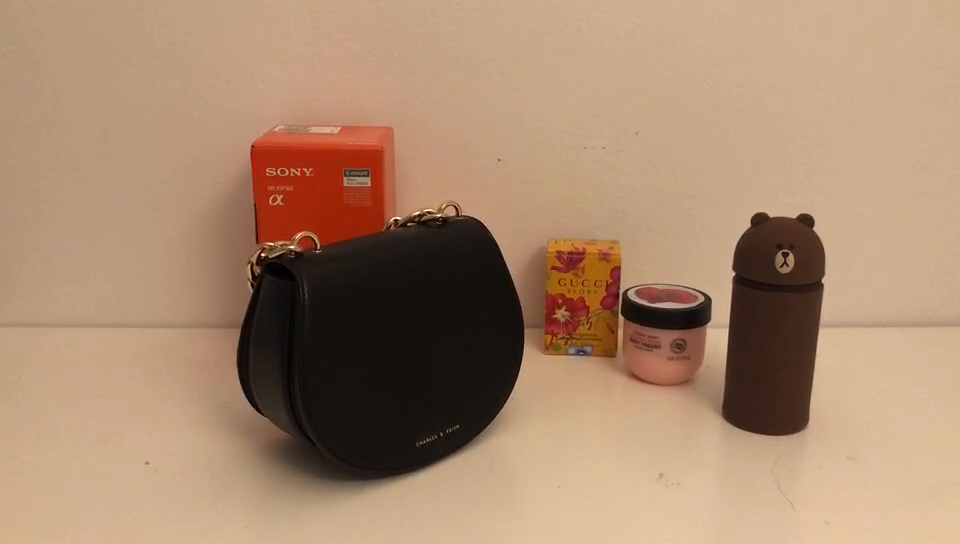
#> input picture frame 42 of HW2/hw2/video.mp4, 960 x 544 px
$ python test.py
#> lines starting #> are read from the running program, lines starting #| are printed output that depends on the picture
### HW2/hw2/submission/code/utils.py
import cv2 as cv
import numpy as np
from skimage.feature import match_template
import matplotlib.pyplot as plt
from mpl_toolkits.axes_grid1 import make_axes_locatable

# read images from video
def read_frames(path, grayscale):
#> called with path = './video.mp4', grayscale = True
    frames = []
    cap = cv.VideoCapture(path)
    while cap.isOpened():
        ret, frame = cap.read()
#> frame is the input picture: shape (544, 960, 3); mean B, G, R 111, 137.6, 169.5
        if ret == False:
            break
        if (grayscale):
            gray = cv.cvtColor(frame, cv.COLOR_BGR2GRAY)
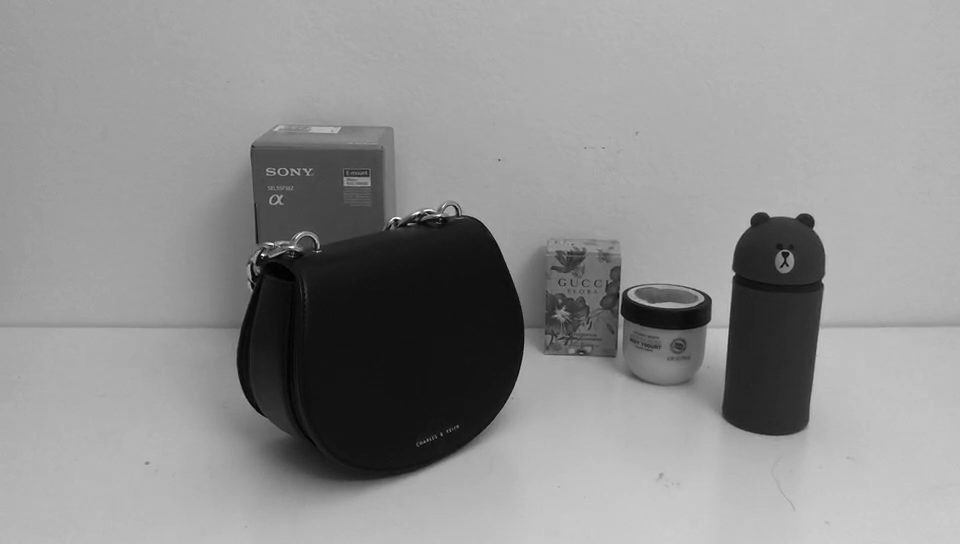
#> gray: shape (544, 960); min 0, max 254, mean 144
            frames.append(gray)
        else:
            frames.append(frame)
    cv.imwrite('first_frame.jpg', frames[0])
    if (grayscale):
        cv.imwrite('grayscale_frame.jpg', frames[0])
    return frames

# match template
# [87 lines left out: functions plot_match, plot_trace, synth, not called in this run]

### HW2/hw2/submission/code/test.py
from utils import *

# read images from video
frames = read_frames('./video.mp4', True)
originals = read_frames('./video.mp4', False)

# create template
image = frames[0]
image_orig = originals[0]
# template = image[230:370, 550:650]
template = image[300:390, 640:725]

# [10 lines of commented-out code are left out]
synth(frames, template, originals)

$ run again, starting later in the video
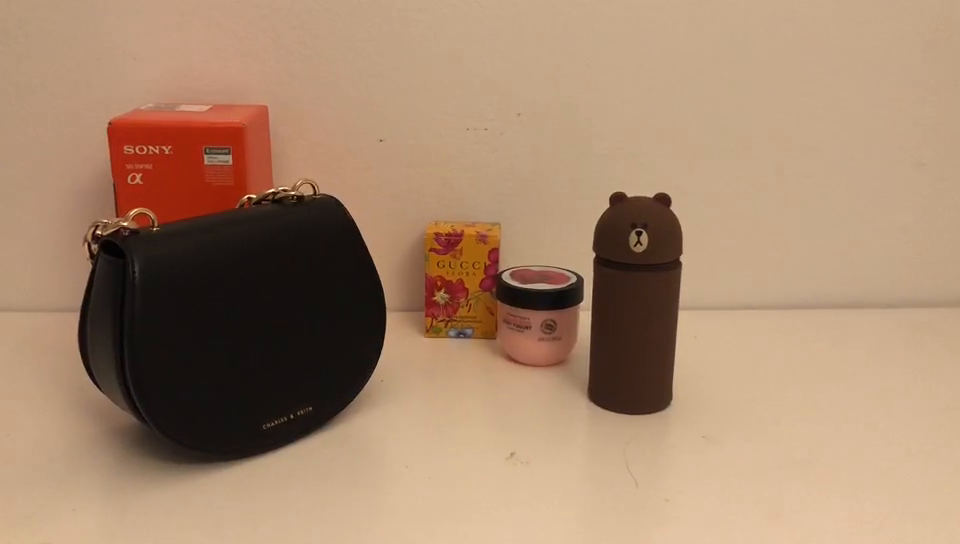
#> input picture frame 189 of HW2/hw2/video.mp4, 960 x 544 px
#> in read_frames, frame is the input picture: shape (544, 960, 3); mean B, G, R 110.4, 136.4, 168
#> in read_frames, `gray = cv.cvtColor(frame, cv.COLOR_BGR2GRAY)`:
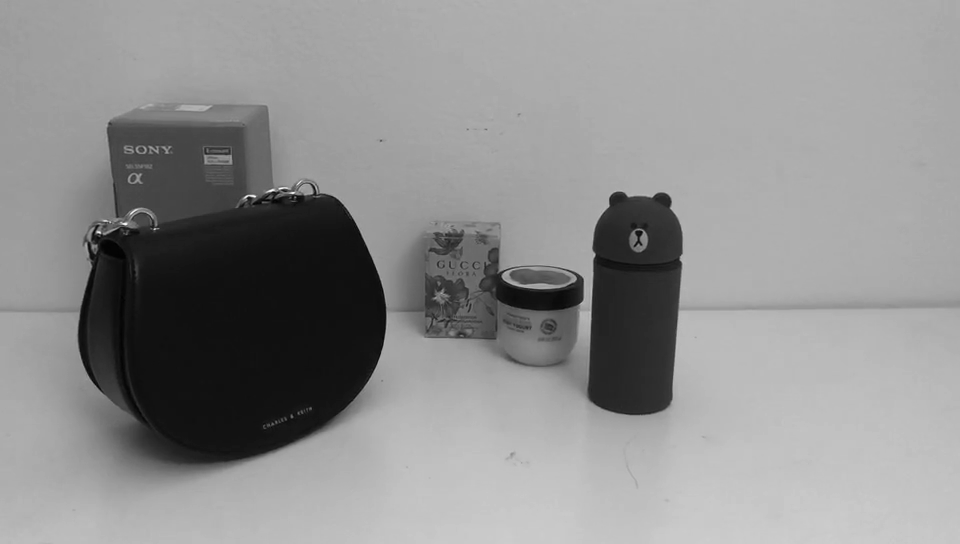
#> gray: shape (544, 960); min 2, max 253, mean 142.9

$ run again, starting later in the video
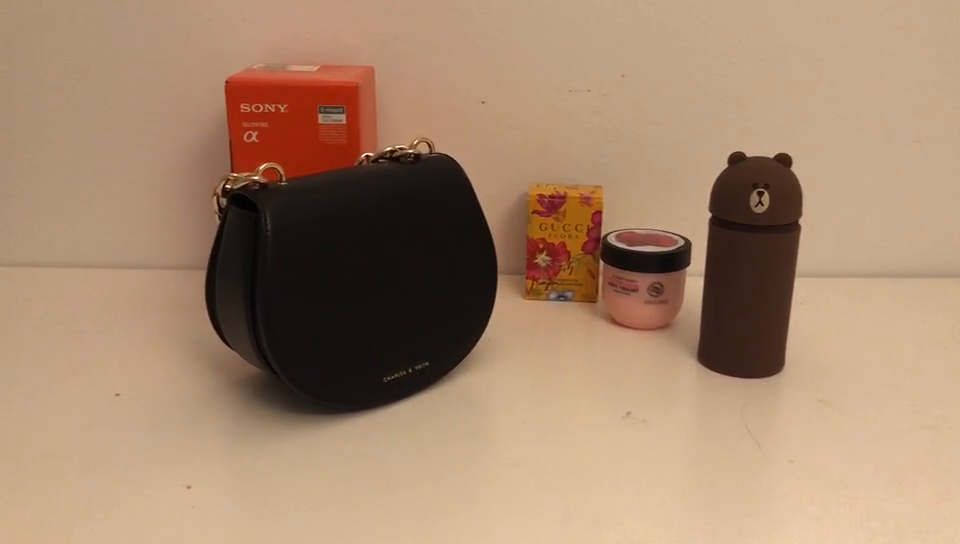
#> input picture frame 337 of HW2/hw2/video.mp4, 960 x 544 px
#> in read_frames, frame is the input picture: shape (544, 960, 3); mean B, G, R 109.9, 135.8, 166.8
#> in read_frames, `gray = cv.cvtColor(frame, cv.COLOR_BGR2GRAY)`:
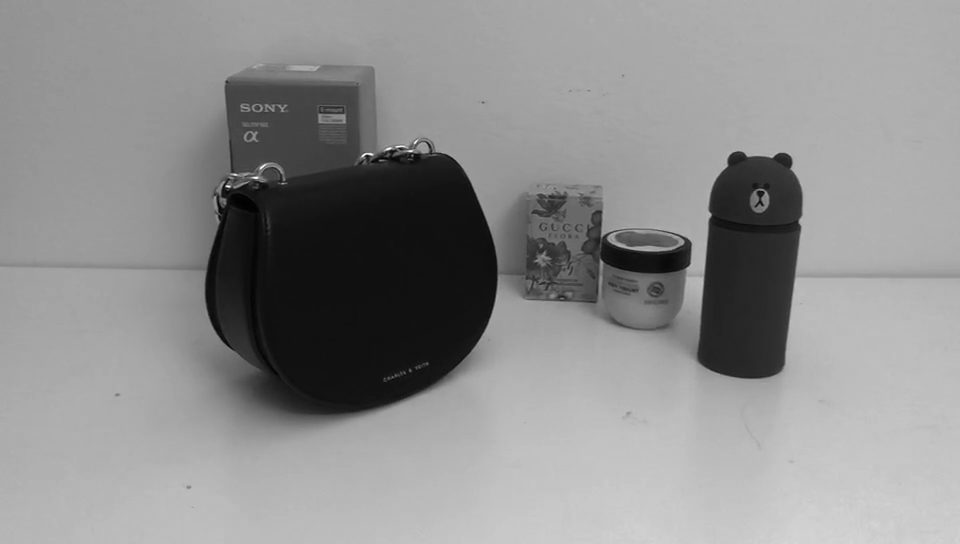
#> gray: shape (544, 960); min 1, max 253, mean 142.1
